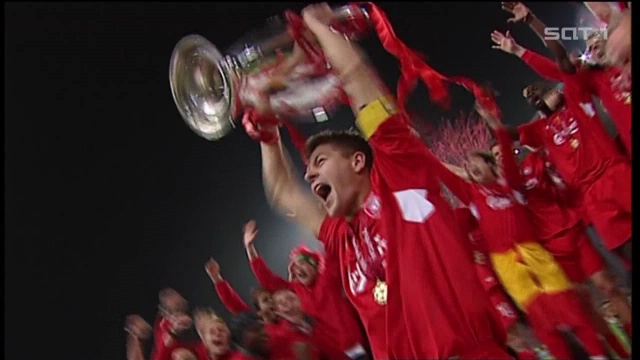
%> input picture code/SRDCF/0001.jpg, 640 x 360 px
$ octave SRDCF.m   (GNU Octave 9; MATLAB toolbox functions it lacks are replaced by stand-ins)
%> lines starting %> are read from the running program, lines starting %| are printed output that depends on the picture; in (x1, y1, x2, y2) boxes, pixels count from 0 and x2, y2 are one past the last pixel; in counts of white or black regions, pixels touching at a corner belong together; the program's own positions count from 1
clear; close all; clc;
I = imread('0001.jpg');
%> I is the input picture: size 360x640x3 uint8; mean R, G, B 75.9, 32.9, 35.2
init_rect = [302, 135, 67, 81];
I = insertShape(I, 'Rectangle', init_rect, 'LineWidth', 2, 'Color', 'green');
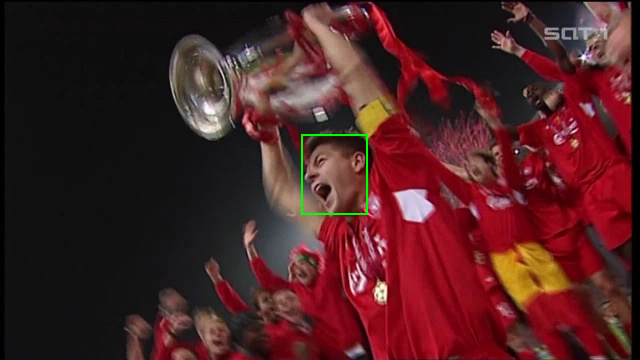
%> I: size 360x640x3 uint8; 0.25% of pixels changed, all inside (x1, y1, x2, y2) = (301, 134, 368, 215)
padding = 2.0;
rect_paddding = [init_rect(1)-init_rect(3)*padding/2,...
    init_rect(2)-init_rect(4)*padding/2,...
    init_rect(3)*(1+padding),init_rect(4)*(1+padding)];
crop = imresize(imcrop(I, rect_paddding), [125, 125]);
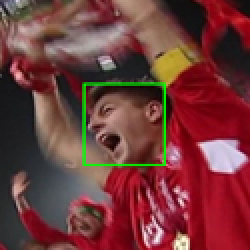
%> crop: size 125x125x3 uint8 (shown 2 times larger); mean R, G, B 113.4, 58.3, 58
[h, w, c] = size(crop);
%> h = 125; w = 125; c = 3

[X,Y,Z] = peaks(35);
Z = 2*(rand(size(Z))-0.4).*(exp(-(X.^2+Y.^2)));

X_min = min(X(:));
X_max = max(X(:));
Y_min = min(Y(:));
Y_max = max(Y(:));
X = (X-X_min)/(X_max-X_min)*w;  % align size
Y = (Y-Y_min)/(Y_max-Y_min)*h;
surf(X,Y,(Z-min(Z(:))),'FaceAlpha',0.4);colormap(hsv);hold on
%> after `colormap(hsv)`:
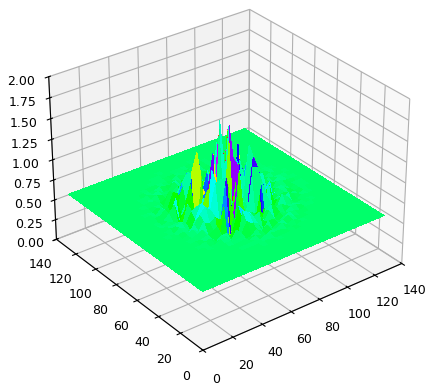
%> figure redrawn from the program's plot data

%> (the run ends here)
